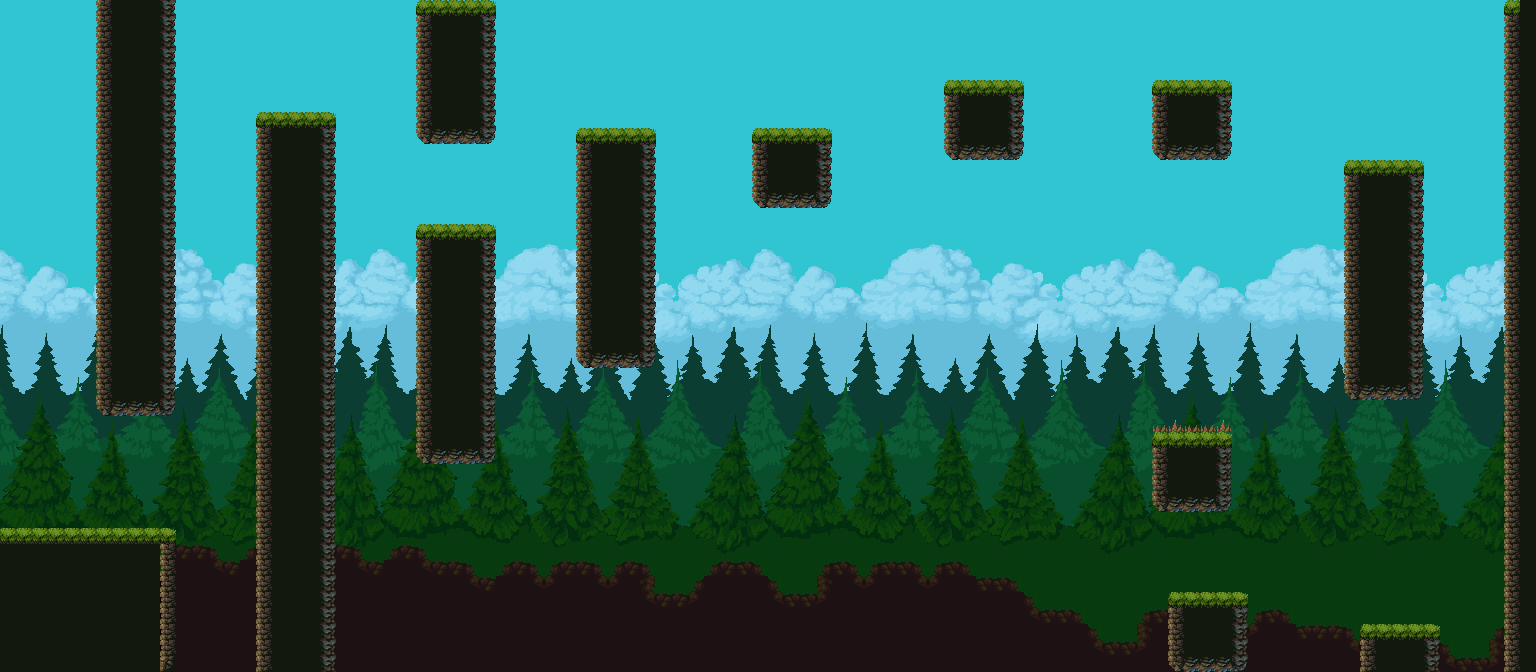

The image is a tile-based game level rendered from a .tmx file. Its description and source (layers, tilesets, objects; grid data summarised) follow:
An orthogonal 96x42 tile map with 16x16 px tiles, 6 tile layers (SKY, FAR_TREES, MEDIUM_TREES, CLOSE_TREES, ...), 6 tilesets and 22 objects (14x Floor, 5x Death, Start, End, Win).

<map version="1.2" tiledversion="1.2.4" orientation="orthogonal" renderorder="right-down" width="96" height="42" tilewidth="16" tileheight="16" infinite="0" nextlayerid="11" nextobjectid="27">
 <tileset firstgid="1" name="Nuvens" tilewidth="16" tileheight="16" tilecount="336" columns="24">
  <image source="Nuvens.png" width="384" height="224" />
 </tileset>
 <tileset firstgid="337" name="Backgroud1" tilewidth="16" tileheight="16" tilecount="336" columns="24">
  <image source="Backgroud1.png" width="384" height="224" />
 </tileset>
 <tileset firstgid="673" name="Backgroud3" tilewidth="16" tileheight="16" tilecount="336" columns="24">
  <image source="Backgroud3.png" width="384" height="224" />
 </tileset>
 <tileset firstgid="1009" name="Backgroud2" tilewidth="16" tileheight="16" tilecount="336" columns="24">
  <image source="Backgroud2.png" width="384" height="224" />
 </tileset>
 <tileset firstgid="1345" name="Assets" tilewidth="16" tileheight="16" tilecount="675" columns="25">
  <image source="Assets.png" width="400" height="432" />
  <terraintypes>
   <terrain name="New Terrain" tile="57" />
  </terraintypes>
  <tile id="105" terrain="0,0,0,0" />
  <tile id="106" terrain="0,0,0,0" />
  <tile id="107" terrain="0,0,0,0" />
  <tile id="130" terrain="0,0,0,0" />
  <tile id="131" terrain="0,0,0,0" />
  <tile id="132" terrain="0,0,0,0" />
  <tile id="139" terrain="0,0,0,0" />
  <tile id="155" terrain="0,0,0,0" />
  <tile id="156" terrain="0,0,0,0" />
  <tile id="157" terrain="0,0,0,0" />
 </tileset>
 <tileset firstgid="2020" name="MASCARA" tilewidth="16" tileheight="16" tilecount="1" columns="1">
  <image source="MASCARA.png" width="16" height="16" />
 </tileset>
 <layer id="1" name="SKY" width="96" height="42">
  <properties>
   <property name="Speed" type="float" value="0.1" />
  </properties>
  <data>[4032 cells, 2688 non-empty, 336 distinct tile ids]</data>
 </layer>
 <layer id="2" name="FAR_TREES" width="96" height="42">
  <properties>
   <property name="Speed" type="float" value="0.2" />
  </properties>
  <data>[4032 cells, 1248 non-empty, 336 distinct tile ids]</data>
 </layer>
 <layer id="3" name="MEDIUM_TREES" width="96" height="42">
  <properties>
   <property name="Speed" type="float" value="0.3" />
  </properties>
  <data>[4032 cells, 1344 non-empty, 336 distinct tile ids]</data>
 </layer>
 <layer id="4" name="CLOSE_TREES" width="96" height="42">
  <properties>
   <property name="Speed" type="float" value="0.4" />
  </properties>
  <data>[4032 cells, 1514 non-empty, 336 distinct tile ids]</data>
 </layer>
 <layer id="6" name="BACKGROUND" width="96" height="42">
  <properties>
   <property name="Speed" type="float" value="1" />
  </properties>
  <data>[4032 cells, 917 non-empty, 10 distinct tile ids]</data>
 </layer>
 <layer id="5" name="LEVEL" width="96" height="42">
  <properties>
   <property name="Speed" type="float" value="1" />
  </properties>
  <data>[4032 cells, 415 non-empty, 16 distinct tile ids]</data>
 </layer>
 <objectgroup id="9" name="COLLIDERS">
  <object id="1" name="Floor" x="0.0797101" y="528.073" width="175.927" height="143.925" />
  <object id="4" name="Floor" x="96.3333" y="-1.33333" width="79.6377" height="417.304" />
  <object id="5" name="Floor" x="256.033" y="112.011" width="79.9444" height="560.114" />
  <object id="7" name="Floor" x="416.174" y="224.667" width="79.1594" height="239.25" />
  <object id="8" name="Floor" x="576.087" y="128.232" width="79.1594" height="239.739" />
  <object id="9" name="Floor" x="1343.75" y="160" width="79.1594" height="239.667" />
  <object id="10" name="Floor" x="416.167" y="0.291667" width="79.1667" height="142.375" />
  <object id="11" name="Floor" x="944" y="81" width="80" height="79.5" />
  <object id="12" name="Floor" x="752.5" y="127.25" width="80" height="79.5" />
  <object id="13" name="Floor" x="1151.5" y="80.75" width="80" height="79.5" />
  <object id="14" name="Floor" x="1151.82" y="432.432" width="80" height="79.5" />
  <object id="15" name="Floor" x="1168.12" y="592.432" width="80" height="79.5" />
  <object id="16" name="Floor" x="1359.98" y="624.159" width="80.1111" height="48.5" />
  <object id="17" name="Floor" x="1504" y="0.0625" width="32" height="672.938" />
  <object id="18" name="Death" x="1151.94" y="419.563" width="80.25" height="12.75" />
  <object id="19" name="Death" x="176.083" y="671.625" width="79.8333" height="30" />
  <object id="21" name="Death" x="336.167" y="671.5" width="831.583" height="24" />
  <object id="22" name="Death" x="1440.14" y="671.478" width="63.8768" height="30" />
  <object id="23" name="Death" x="1248.16" y="670.967" width="111.583" height="30" />
 </objectgroup>
 <objectgroup id="10" name="PLAYER_POINTS">
  <object id="24" name="Start" x="96.6667" y="470" width="9.66667" height="9" />
  <object id="25" name="End" x="1201.5" y="512.5" width="12.5" height="79.25" />
  <object id="26" name="Win" x="21.4167" y="412.375" width="12.5" height="79.25" />
 </objectgroup>
</map>
